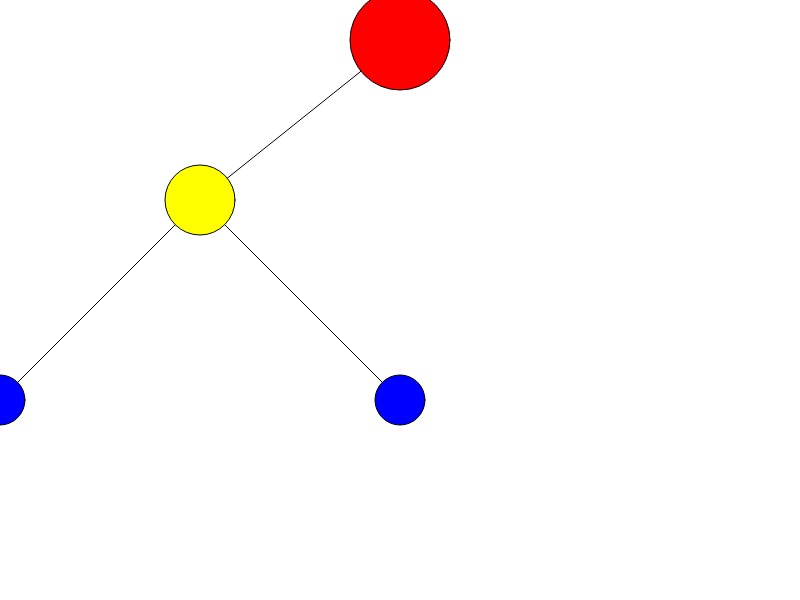
Frame 1 (no input)
Frame 60 (no input): identical to frame 1, image omitted
Frame 120 (the mouse pressed at the canvas centre since frame 60): identical to frame 1, image omitted

The p5.js sketch that drew this single still picture (run headless with seeded random() and noise() and a simulated clock; from frame 60 on, the mouse is pressed at the canvas centre):

// p5.js sketch
// ── sketch.js
let dragged = false;
let currBlob = null;
let globalSelected = false;
let originOffets = [];
class blob{
	constructor(oX,oY,diameter,color,parent,movable){
		this.oX = oX;
		this.oY = oY;
		this.newX = this.oX;
		this.newY = this.oY;
		this.relativeposX = 0;
		this.relativeposY = 0;
		this.parent = parent;
		this.color = color;
		this.diameter = diameter
		this.originXoffset = 0;
		this.originYoffset = 0;
		this.children_originXoffset = 0;
		this.children_originYoffset = 0;
		this.selected = false;
		// this.deltaoXpX = this.parent.oX - this.oX;
		// this.deltaoYpY = this.parent.oY - this.oY;
		this.movable = movable;
		this.show = function(){
			this.newX = this.oX + this.parent.children_originXoffset;
			this.newY = this.oY + this.parent.children_originYoffset;
			if(this.parent.diameter != 0)
			line(this.newX + this.relativeposX,
				 this.newY + this.relativeposY,
				 this.parent.newX + this.parent.relativeposX,
				 this.parent.newY + this.parent.relativeposY);
			fill(this.color);
			ellipse(this.newX + this.relativeposX,
					this.newY + this.relativeposY,
					this.diameter,this.diameter
					);
			if(globalSelected === true)
			{
				this.children_originXoffset = this.relativeposX + this.parent.children_originXoffset;
				this.children_originYoffset = this.relativeposY + this.parent.children_originYoffset;
			}
		};
		this.updatePos = function(){
			 if(dragged === true &&
				mouseX >= this.newX + this.relativeposX - this.diameter/2 &&
				mouseX <= this.newX + this.relativeposX + this.diameter/2 &&
				mouseY >= this.newY + this.relativeposY - this.diameter/2 &&
				mouseY <= this.newY + this.relativeposY + this.diameter/2 &&
				this.movable === true &&
				globalSelected === false)
			{
				globalSelected = true;
				//console.log(globalSelected)
				currBlob = this;
				this.selected = true;
				this.relativeposX = mouseX - this.newX;
				this.relativeposY = mouseY - this.newY;
				this.children_originXoffset = this.relativeposX + this.parent.children_originXoffset;
				this.children_originoffset = this.relativeposY + this.parent.children_originYoffset;
			}
			else if(dragged === true && this.selected === true && this.movable === true){
				this.relativeposX = mouseX - this.newX;
				this.relativeposY = mouseY - this.newY;
				this.children_originXoffset = this.relativeposX + this.parent.children_originXoffset;
				this.children_originYoffset = this.relativeposY + this.parent.children_originYoffset;
			}
		}
		
	}
}
var blobs = [];

function setup() {
	//frameRate(70);
	var canvas = createCanvas(displayWidth, displayHeight);
	background(255);
	fill(255,0,0);
	var dummy = new blob(displayWidth/2,40,0,null,null,false)
	var grandfather = new blob(displayWidth/2, 40,100,color(255,0,0),dummy,true);
	var father = new blob(displayWidth/2 - 200, 200,70,color(255,255,0),grandfather,true);
	var son1 = new blob(displayWidth/2 - 400, 400,50,color(0,0,255),father,true);
	var son2 = new blob(displayWidth/2 , 400,50,color(0,0,255),father,true);
	blobs.push(dummy);
	blobs.push(grandfather);
	blobs.push(father);
	blobs.push(son1);
	blobs.push(son2);
}

function draw() {
  background(255);
  for(var x =  blobs.length - 1 ;x >= 1;x--)
  {
  	blobs[x].show();
  	blobs[x].updatePos();
  }
}

function mouseReleased()
{
	//console.log(currBlob)
	if(currBlob !== null)
		currBlob.selected = false;
	currBlob = null;
	dragged = false;
	globalSelected = false;
}

function mouseDragged()
{
	dragged = true;
}
